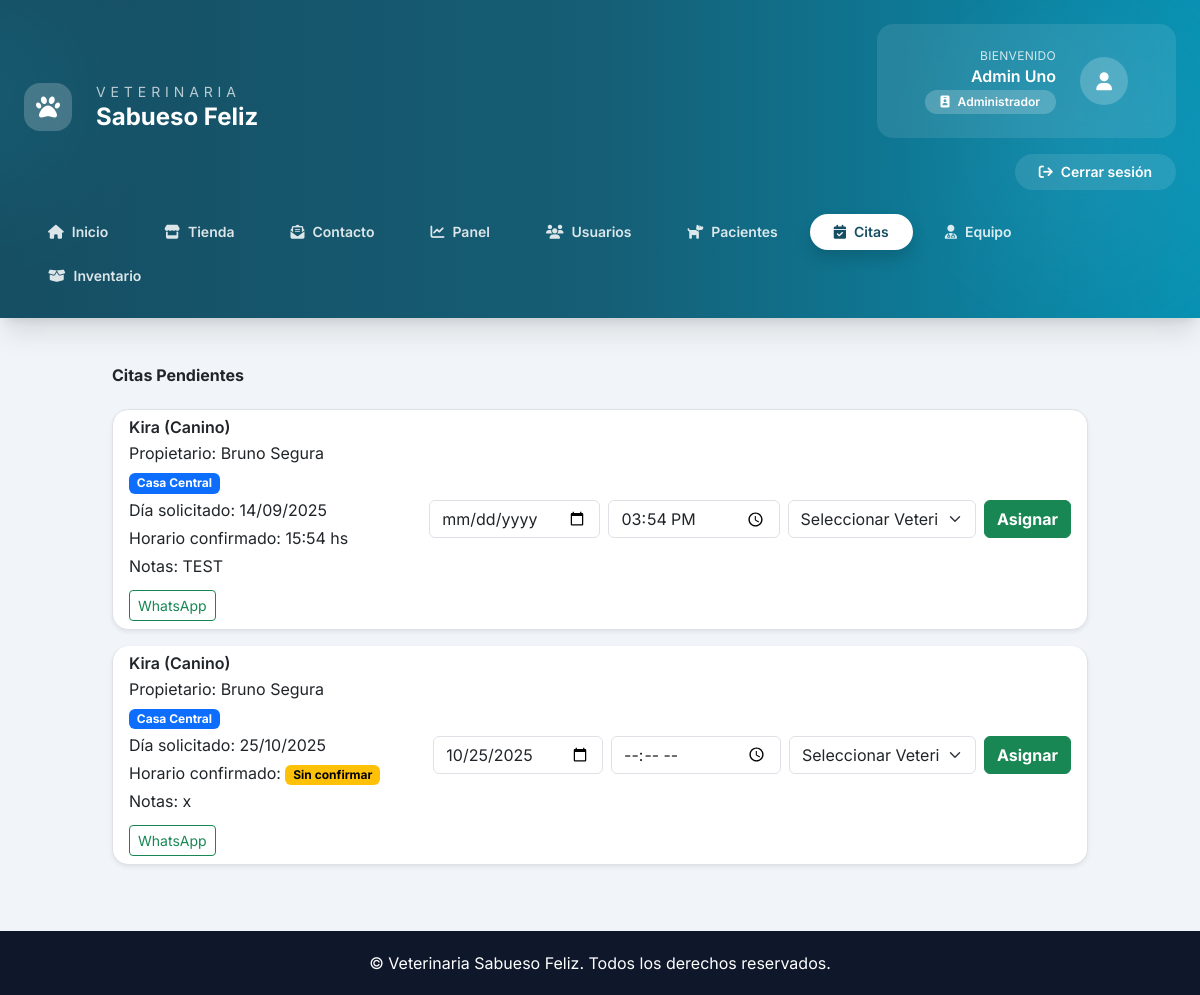
Before: /administrador/citas/pendientes/ (signed in) with the older database file.
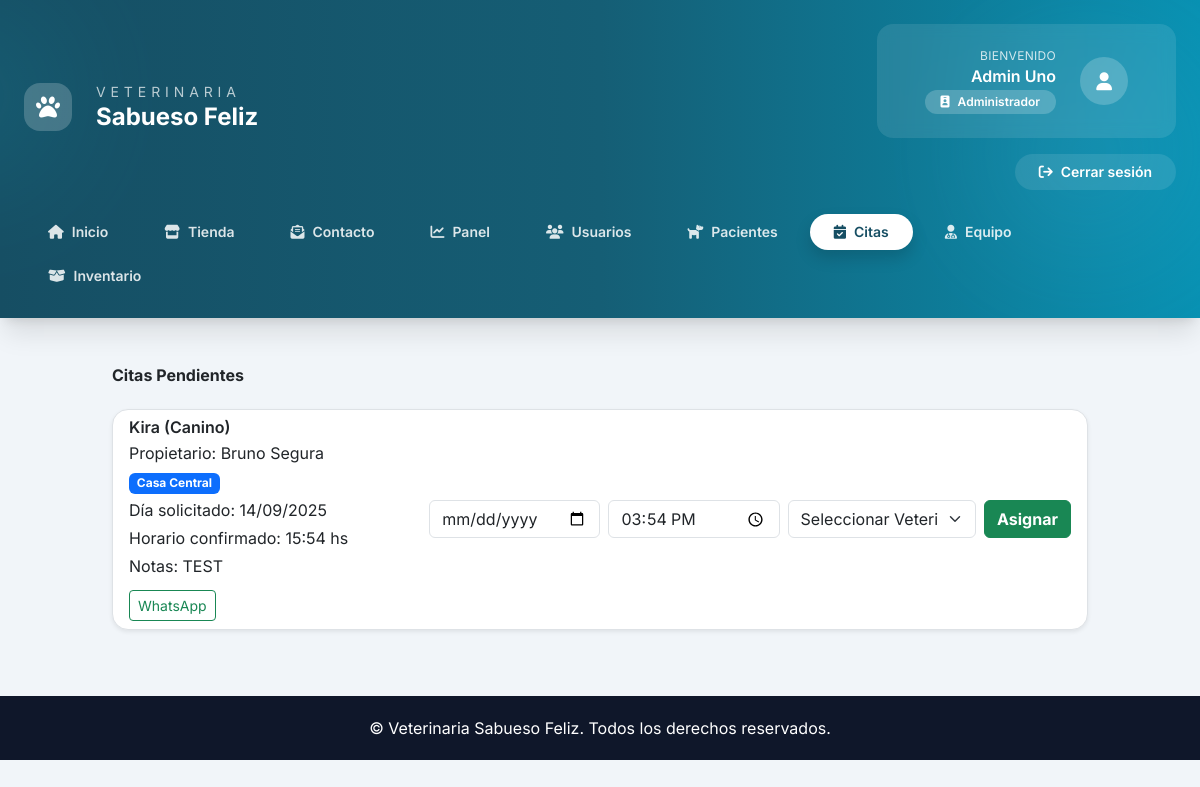
After: the same page with the newer database file.
### Core/models.py (models this page shows, shortened)
class Cita(models.Model):
    ESTADOS = (
        ("pendiente", "Pendiente"),
        ("programada", "Programada"),
        ("atendida", "Atendida"),
        ("cancelada", "Cancelada"),
    )
    TIPOS = (
        ("consulta", "Consulta"),
        ("vacunacion", "Vacunación"),
        ("cirugia", "Cirugía"),
    )
    paciente = models.ForeignKey(Paciente, on_delete=models.CASCADE)
    veterinario = models.ForeignKey(
        User,
        limit_choices_to={"rol": "VET"},
        on_delete=models.SET_NULL,
        null=True,
        blank=True,
    )
    sucursal = models.ForeignKey(
        Sucursal,
        on_delete=models.PROTECT,
        related_name="citas",
    )
    fecha_solicitada = models.DateField(default=timezone.now)
    fecha_hora = models.DateTimeField(blank=True, null=True)
    duracion = models.IntegerField(default=30)  # duración en minutos
    tipo = models.CharField(max_length=50, choices=TIPOS, default="consulta")
    estado = models.CharField(max_length=20, choices=ESTADOS, default="pendiente")
    notas = models.TextField(blank=True)
    farmacos_utilizados = models.ManyToManyField(
        "Farmaco",
        blank=True,
        related_name="citas_utilizadas",
        through="CitaFarmaco",
        through_fields=("cita", "farmaco"),
        help_text="Medicamentos del inventario utilizados durante la atención.",
    )
    def telefono_contacto(self) -> str:
        propietario = self.paciente.propietario
        telefono = propietario.telefono or propietario.user.telefono or ""
        telefono = telefono.strip()
        if not telefono:
            return ""
        return "".join(ch for ch in telefono if ch.isdigit())
    def mensaje_whatsapp(self) -> str:
        propietario = self.paciente.propietario.user
        nombre = propietario.get_full_name() or propietario.username
        fecha = self.fecha_solicitada.strftime("%d/%m/%Y")
        return (
            f"Hola {nombre}, te saludamos de Sabueso Feliz. "
            f"¿Podemos coordinar el horario para la cita de {self.paciente.nombre} del {fecha}?"
        )

class Paciente(models.Model):
    nombre = models.CharField(max_length=100)
    especie = models.CharField(max_length=50)
    raza = models.CharField(max_length=50, blank=True)
    sexo = models.CharField(max_length=10)
    fecha_nacimiento = models.DateField()
    propietario = models.ForeignKey(Propietario, on_delete=models.CASCADE)
    vacunas = models.TextField(blank=True)
    alergias = models.TextField(blank=True)
    foto = models.ImageField(upload_to="pacientes/", blank=True, null=True)

class Propietario(models.Model):
    user = models.OneToOneField(User, on_delete=models.CASCADE)
    telefono = models.CharField(max_length=20, blank=True)
    direccion = models.CharField(max_length=200, blank=True)
    ciudad = models.CharField(max_length=100, blank=True)
    notas = models.TextField(blank=True)

class User(AbstractUser):
    ROLES = (
        ("ADMIN", "Administrador"),
        ("VET", "Veterinario"),
        ("ADMIN_OP", "Administrativo"),
        ("OWNER", "Propietario"),
    )
    rol = models.CharField(max_length=20, choices=ROLES)
    telefono = models.CharField(max_length=20, blank=True)
    direccion = models.CharField(max_length=200, blank=True)
    activo = models.BooleanField(default=True)
    avatar = models.ImageField(upload_to="avatars/", blank=True, null=True)
    especialidad = models.CharField(max_length=100, blank=True)  # para veterinarios
    sucursal = models.ForeignKey(
        Sucursal,
        on_delete=models.SET_NULL,
        null=True,
        blank=True,
        related_name="usuarios",
    )

class Sucursal(models.Model):
    nombre = models.CharField(max_length=150, unique=True)
    direccion = models.CharField(max_length=255)
    ciudad = models.CharField(max_length=120, blank=True)
    telefono = models.CharField(max_length=30, blank=True)
    imagen = models.ImageField(upload_to="sucursales/", blank=True, null=True)
    class Meta:
        ordering = ["nombre"]

### Core/views.py (the view, shortened to what this page needs)
# urls.py: path('administrador/citas/pendientes/', views.asignar_veterinario_citas, name='asignar_veterinario_citas'),
@login_required
def asignar_veterinario_citas(request):
    if request.user.rol not in {"ADMIN", "ADMIN_OP"}:
        messages.error(request, "No tienes permiso para gestionar estas citas.")
        return redirect("dashboard")
    if not request.user.is_superuser and not getattr(request.user, "sucursal_id", None):
        messages.warning(
            request,
            "Asigna una sucursal a tu perfil para coordinar turnos pendientes.",
        )
    veterinarios_queryset = _filtrar_por_sucursal(
        _veterinarios_activos().select_related("sucursal"),
        request.user,
    )
    veterinarios_por_sucursal = defaultdict(list)
    for veterinario in veterinarios_queryset:
        veterinarios_por_sucursal[veterinario.sucursal_id].append(veterinario)
    citas_pendientes = list(
        _filtrar_por_sucursal(
            Cita.objects.select_related(
                "paciente",
                "paciente__propietario__user",
                "sucursal",
            )
            .filter(estado="pendiente")
            .order_by("fecha_solicitada", "fecha_hora"),
            request.user,
        )
    )
    for cita in citas_pendientes:
        cita.veterinarios_disponibles = veterinarios_por_sucursal.get(
            cita.sucursal_id, []
        )
    return render(
        request,
        "core/asignar_veterinario_citas.html",
        {
            "citas_pendientes": citas_pendientes,
        },
    )

### Core/views.py (called while the page is built, shortened)
def _filtrar_por_sucursal(queryset, user, field_name="sucursal"):
    if getattr(user, "is_superuser", False):
        return queryset

def _veterinarios_activos(sucursal=None):
    queryset = User.objects.filter(rol="VET", activo=True, is_active=True)
    if sucursal is not None:
        queryset = queryset.filter(sucursal=sucursal)
    return queryset.order_by("first_name", "last_name", "username")

### Core/templates/core/asignar_veterinario_citas.html (shortened to what this page needs)
{% extends "core/base.html" %}
{% block content %}
<div class="container mt-5 max-w-6xl">
    <h2 class="mb-4 fw-bold text-dark">Citas Pendientes</h2>
    {% if citas_pendientes %}
        <div class="list-group">
            {% for cita in citas_pendientes %}
            <div class="list-group-item mb-3 shadow-sm rounded-4">
                <div class="d-flex flex-column flex-lg-row justify-content-between gap-3">
                    <div class="flex-grow-1">
                        <h5 class="fw-semibold mb-1">{{ cita.paciente.nombre }} ({{ cita.paciente.especie }})</h5>
                        <p class="mb-1">Propietario: {{ cita.paciente.propietario.user.get_full_name }}</p>
                        <p class="mb-1"><span class="badge text-bg-primary">{{ cita.sucursal.nombre }}</span></p>
                        <p class="mb-1">Día solicitado: {{ cita.fecha_solicitada|date:"d/m/Y" }}</p>
                        <p class="mb-1">Horario confirmado: {% if cita.fecha_hora %}{{ cita.fecha_hora|date:"H:i" }} hs{% else %}<span class="badge text-bg-warning">Sin confirmar</span>{% endif %}</p>
                        <p class="mb-1">Notas: {{ cita.notas|default:"-" }}</p>
                        {% with telefono=cita.telefono_contacto %}
                            {% if telefono %}
                                <a href="https://wa.me/{{ telefono }}?text={{ cita.mensaje_whatsapp|urlencode }}" target="_blank" class="btn btn-outline-success btn-sm mt-2">WhatsApp</a>
                            {% endif %}
                        {% endwith %}
                    </div>
                    <form method="POST" class="d-flex flex-column flex-md-row gap-2 align-items-md-center">
                        <div class="d-flex flex-column flex-md-row gap-2">
                            <input type="date" name="fecha" class="form-control" value="{{ cita.fecha_hora|date:'Y-m-d'|default:cita.fecha_solicitada|date:'Y-m-d' }}" required>
                            <input type="time" name="hora" class="form-control" value="{{ cita.fecha_hora|date:'H:i' }}" required>
                            <select name="veterinario" class="form-select" {% if not cita.veterinarios_disponibles %}disabled{% else %}required{% endif %}>
                                {% if cita.veterinarios_disponibles %}
                                    <option value="" disabled selected>Seleccionar Veterinario</option>
                                {% else %}
                                    <option value="" selected>Sin profesionales disponibles en esta sucursal</option>
                                {% endif %}
                            </select>
                        </div>
                        <button type="submit" class="btn btn-success fw-bold mt-2 mt-md-0" {% if not cita.veterinarios_disponibles %}disabled{% endif %}>Asignar</button>
                    </form>
                </div>
            </div>
            {% endfor %}
        </div>
    {% else %}
        <div class="alert alert-info text-center">
            No hay citas pendientes para asignar.
        </div>
    {% endif %}
</div>
{% endblock %}

Changed rows visible on the page:
no longer on this page (row edited): Cita: paciente.nombre "Kira", paciente.especie "Canino", paciente.propietario.user.get_full_name "Bruno Segura", sucursal.nombre "Casa Central", fecha_solicitada "25/10/2025", shows "Sin confirmar", notas "x", fecha "10/25/2025"
